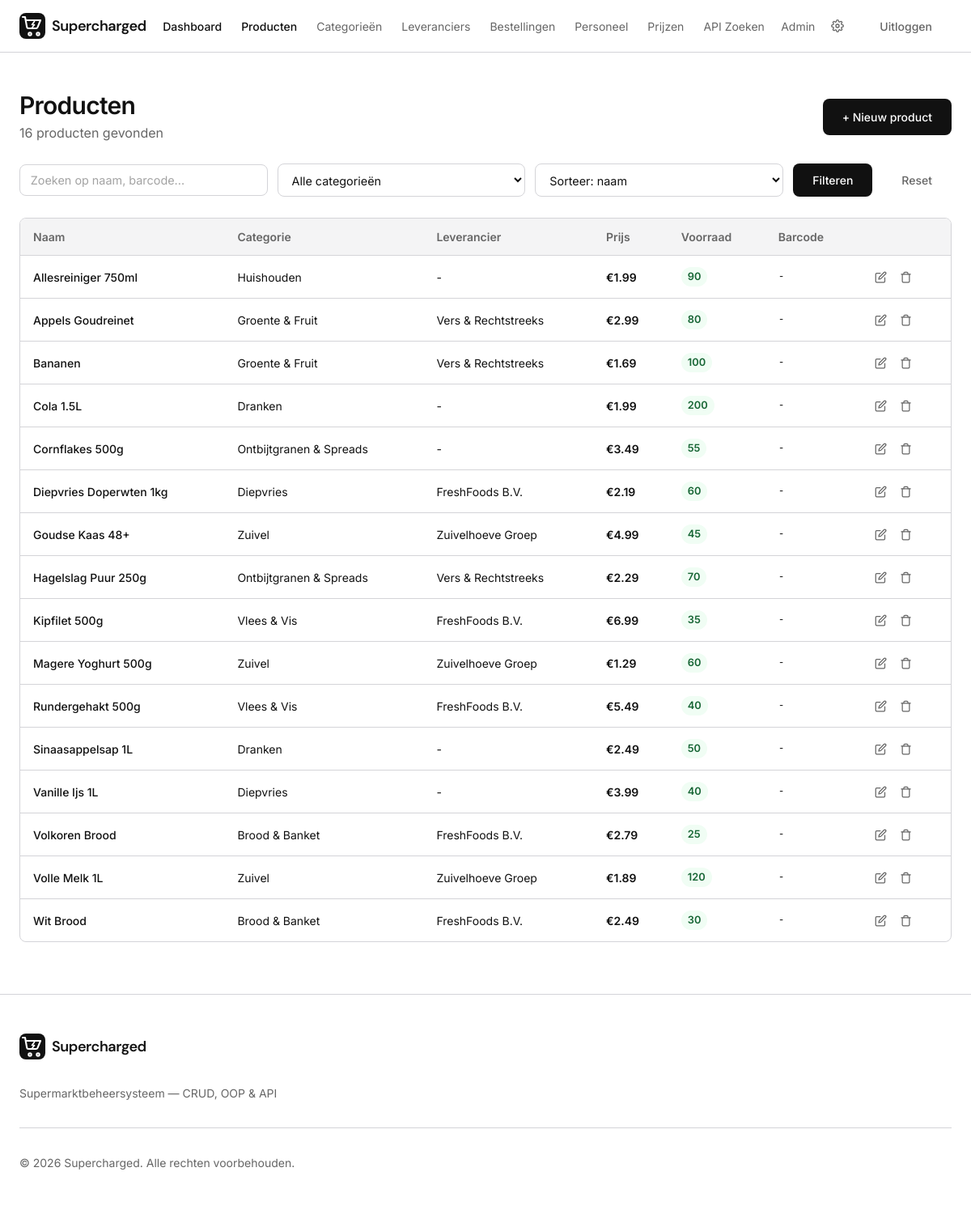
Page /products/index.php (signed in) on the earlier database version.
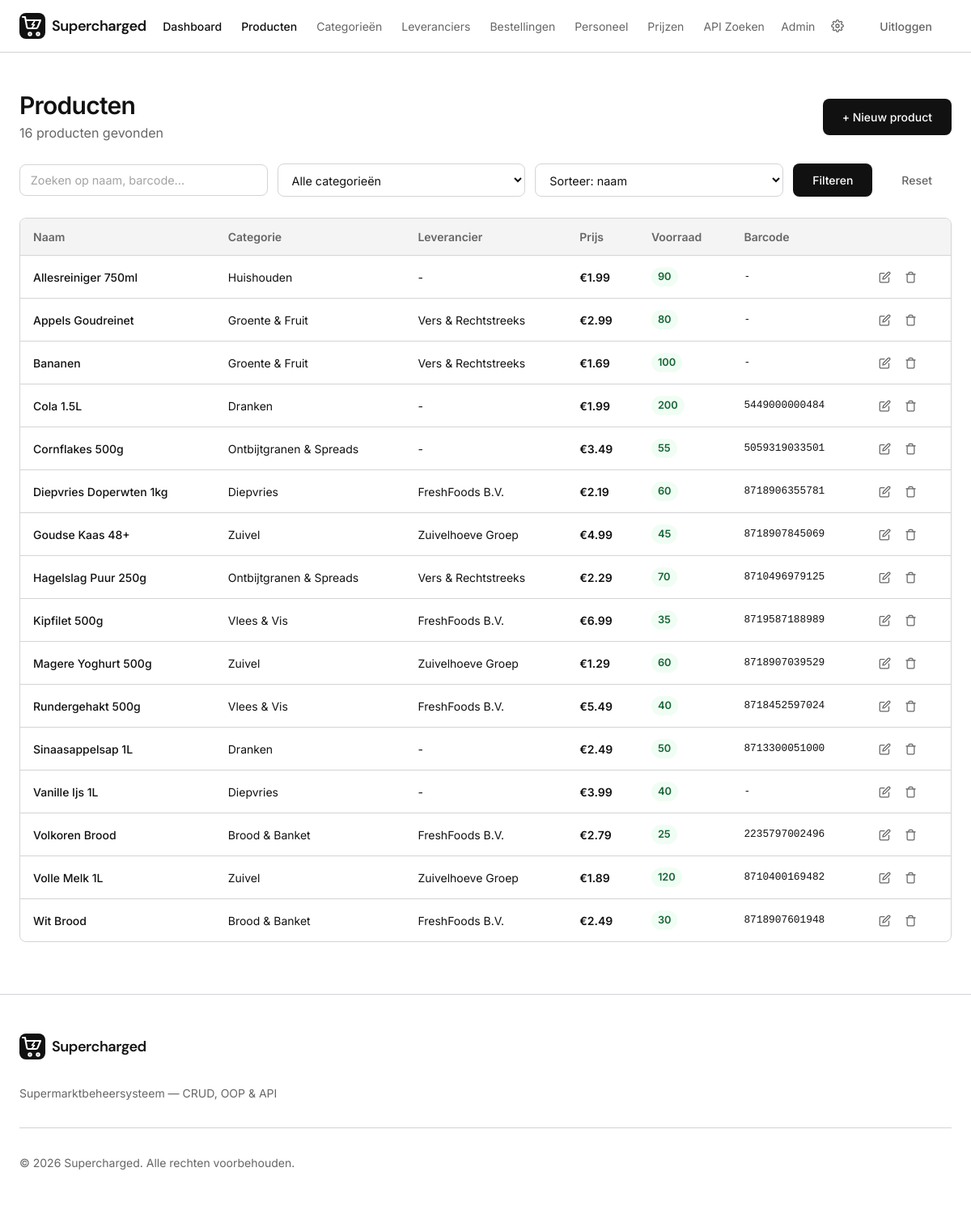
Same page on the later database version.
### tables this page shows
CREATE TABLE products (
  id          INT AUTO_INCREMENT PRIMARY KEY,
  category_id INT NOT NULL,
  supplier_id INT DEFAULT NULL,
  name        VARCHAR(200) NOT NULL,
  description TEXT,
  price       DECIMAL(10,2) NOT NULL DEFAULT 0.00,
  stock       INT NOT NULL DEFAULT 0,
  min_stock   INT NOT NULL DEFAULT 10,
  barcode     VARCHAR(50) DEFAULT NULL,
  image_url   VARCHAR(500) DEFAULT NULL,
  is_active   TINYINT(1) NOT NULL DEFAULT 1,
  created_at  TIMESTAMP DEFAULT CURRENT_TIMESTAMP,
  updated_at  TIMESTAMP DEFAULT CURRENT_TIMESTAMP ON UPDATE CURRENT_TIMESTAMP,
  FOREIGN KEY (category_id) REFERENCES categories(id) ON DELETE RESTRICT,
  FOREIGN KEY (supplier_id) REFERENCES suppliers(id) ON DELETE SET NULL
);

CREATE TABLE categories (
  id          INT AUTO_INCREMENT PRIMARY KEY,
  name        VARCHAR(100) NOT NULL,
  description TEXT,
  created_at  TIMESTAMP DEFAULT CURRENT_TIMESTAMP,
  updated_at  TIMESTAMP DEFAULT CURRENT_TIMESTAMP ON UPDATE CURRENT_TIMESTAMP
);

### includes/init.php (called while the page is built, shortened)
<?php
spl_autoload_register(function (string $class) {
    $prefix = 'App\\';
    $base   = __DIR__ . '/../src/';
    if (str_starts_with($class, $prefix)) {
        $file = $base . str_replace('\\', '/', substr($class, strlen($prefix))) . '.php';
    }
});
require_once __DIR__ . '/../config/database.php';

### src/Database.php (called while the page is built, shortened)
<?php
class Database
{
    private static ?Database $instance = null;
    private PDO $pdo;
    private function __construct()
    {
        $dsn = sprintf('mysql:host=%s;dbname=%s;charset=%s', DB_HOST, DB_NAME, DB_CHARSET);
        try {
            $this->pdo = new PDO($dsn, DB_USER, DB_PASS, [
                PDO::ATTR_ERRMODE            => PDO::ERRMODE_EXCEPTION,
                PDO::ATTR_DEFAULT_FETCH_MODE => PDO::FETCH_ASSOC,
                PDO::ATTR_EMULATE_PREPARES   => false,
            ]);
        } catch (PDOException $e) {
            error_log('Database connection failed: ' . $e->getMessage());
            throw new RuntimeException('Database niet beschikbaar. Probeer het later opnieuw.');
        }
    }
    public static function getInstance(): self
    {
        if (self::$instance === null) {
            self::$instance = new self();
        }
        return self::$instance;
    }
    public function getConnection(): PDO
    {
        return $this->pdo;
    }
}

### src/Repository/BaseRepository.php (called while the page is built, shortened)
<?php
abstract class BaseRepository
{
    public function __construct()
    {
        $this->pdo = Database::getInstance()->getConnection();
    }
}

### src/Repository/ProductRepository.php (called while the page is built, shortened)
<?php
class ProductRepository extends BaseRepository
{
    public function findAll(?string $search = null, ?string $sort = null, ?int $categoryId = null): array
    {
        $sql = 'SELECT p.*, c.name AS category_name, s.name AS supplier_name
                FROM products p
                LEFT JOIN categories c ON p.category_id = c.id
                LEFT JOIN suppliers s ON p.supplier_id = s.id
                WHERE 1=1';
        $params = [];
        switch ($sort) {
            default:           $sql .= ' ORDER BY p.name ASC'; break;
        }
        $stmt = $this->pdo->prepare($sql);
        $stmt->execute($params);
        $products = [];
        foreach ($stmt->fetchAll() as $row) {
            $products[] = $this->hydrate($row);
        }
        return $products;
    }
    private function hydrate(array $row): Product
    {
        $product = new Product($row);
        $product->setIsActive((bool) ($row['is_active'] ?? true));
        if (!empty($row['category_name'])) {
            $category = new Category([
                'id' => $row['category_id'],
                'name' => $row['category_name'],
            ]);
            $product->setCategory($category);
        }
        if (!empty($row['supplier_name'])) {
            $supplier = new Supplier([
                'id' => $row['supplier_id'] ?? 0,
                'name' => $row['supplier_name'],
            ]);
            $product->setSupplier($supplier);
        }
        return $product;
    }
}

### src/Model/Product.php (called while the page is built, shortened)
<?php
class Product
{
    private int $id;
    private string $name;
    private float $price;
    private int $stock;
    private int $minStock;
    private ?string $barcode;
    private ?Category $category = null;
    private ?Supplier $supplier = null;
    public function __construct(array $data = [])
    {
        $this->id          = (int) ($data['id'] ?? 0);
        $this->name        = $data['name'] ?? '';
        $this->price       = (float) ($data['price'] ?? 0);
        $this->stock       = (int) ($data['stock'] ?? 0);
        $this->minStock    = (int) ($data['min_stock'] ?? 10);
        $this->barcode     = $data['barcode'] ?? null;
    }
    public function getId(): int { return $this->id; }
    public function getName(): string { return $this->name; }
    public function getPrice(): float { return $this->price; }
    public function getStock(): int { return $this->stock; }
    public function getBarcode(): ?string { return $this->barcode; }
    public function getCategory(): ?Category { return $this->category; }
    public function setCategory(?Category $cat): void { $this->category = $cat; }
    public function getSupplier(): ?Supplier { return $this->supplier; }
    public function setSupplier(?Supplier $sup): void { $this->supplier = $sup; }
    public function isLowStock(): bool
    {
        return $this->stock <= $this->minStock;
    }
}

### src/Model/Category.php (called while the page is built, shortened)
<?php
class Category
{
    private string $name;
    public function __construct(array $data = [])
    {
        $this->name        = $data['name'] ?? '';
    }
    public function getName(): string { return $this->name; }
}

### src/Model/Supplier.php (called while the page is built, shortened)
<?php
class Supplier
{
    private string $name;
    public function __construct(array $data = [])
    {
        $this->name          = $data['name'] ?? '';
    }
    public function getName(): string { return $this->name; }
}

### products/index.php (the view, shortened to what this page needs)
<?php
require_once __DIR__ . '/../includes/init.php';
$productRepo  = new ProductRepository();
$search     = $_GET['search'] ?? null;
$sort       = $_GET['sort'] ?? null;
$categoryId = $_GET['category_id'] ?? null;
$products   = $productRepo->findAll($search, $sort, $categoryId ? (int)$categoryId : null);
require_once __DIR__ . '/../includes/header.php';
?>
<div class="max-w-7xl px-6" style="padding-top:2rem;padding-bottom:4rem;">
  <div class="flex items-center justify-between" style="margin-bottom:1.5rem;">
    <div>
      <h1 class="text-3xl font-semibold tracking-tight">Producten</h1>
      <p class="text-muted-foreground mt-1"><?= count($products) ?> product<?= count($products) !== 1 ? 'en' : '' ?> gevonden</p>
    </div>
    <a href="/products/create.php" class="btn btn-primary">+ Nieuw product</a>
  </div>
  <form method="GET" class="filter-bar">
    <div class="filter-bar__row">
      <div class="filter-group">
        <input type="search" name="search" class="field__input" placeholder="Zoeken op naam, barcode..." value="<?= htmlspecialchars($search ?? '') ?>">
      </div>
      <div class="filter-group">
        <select name="category_id" class="field__input">
          <option value="">Alle categorieën</option>
        </select>
      </div>
      <div class="filter-group">
        <select name="sort" class="field__input">
          <option value="">Sorteer: naam</option>
        </select>
      </div>
      <button type="submit" class="btn btn-primary">Filteren</button>
      <a href="/products/index.php" class="btn btn-ghost">Reset</a>
    </div>
  </form>
  <div class="table-wrap">
    <table class="data-table">
      <thead>
        <tr>
          <th>Naam</th>
          <th>Categorie</th>
          <th>Leverancier</th>
          <th>Prijs</th>
          <th>Voorraad</th>
          <th>Barcode</th>
          <th></th>
        </tr>
      </thead>
      <tbody>
        <?php if (empty($products)): ?>
          <tr><td colspan="7" class="empty-state">Geen producten gevonden</td></tr>
        <?php else: ?>
          <?php foreach ($products as $p): ?>
          <tr>
            <td>
              <a href="/products/edit.php?id=<?= $p->getId() ?>" class="product-name">
                <?= htmlspecialchars($p->getName()) ?>
              </a>
            </td>
            <td><?= htmlspecialchars($p->getCategory()?->getName() ?? '-') ?></td>
            <td class="text-muted-foreground"><?= htmlspecialchars($p->getSupplier()?->getName() ?? '-') ?></td>
            <td class="price">&euro;<?= number_format($p->getPrice(), 2) ?></td>
            <td>
              <span class="stock-indicator <?= $p->isLowStock() ? 'stock-indicator--low' : '' ?>">
                <?= $p->getStock() ?>
              </span>
            </td>
            <td class="barcode"><?= htmlspecialchars($p->getBarcode() ?? '-') ?></td>
            <td class="actions">
              <a href="/products/edit.php?id=<?= $p->getId() ?>" class="btn-icon" title="Bewerken">
                <svg width="15" height="15" viewBox="0 0 24 24" fill="none" stroke="currentColor" stroke-width="2" stroke-linecap="round" stroke-linejoin="round">
                  <path d="M11 4H4a2 2 0 0 0-2 2v14a2 2 0 0 0 2 2h14a2 2 0 0 0 2-2v-7"/>
                  <path d="M18.5 2.5a2.121 2.121 0 0 1 3 3L12 15l-4 1 1-4 9.5-9.5z"/>
                </svg>
              </a>
              <form method="POST" action="/products/delete.php" style="display:inline;" onsubmit="return confirm('Product verwijderen?');">
                <button type="submit" class="btn-icon btn-icon--danger" title="Verwijderen">
                  <svg width="15" height="15" viewBox="0 0 24 24" fill="none" stroke="currentColor" stroke-width="2" stroke-linecap="round" stroke-linejoin="round">
                    <polyline points="3 6 5 6 21 6"/><path d="M19 6v14a2 2 0 0 1-2 2H7a2 2 0 0 1-2-2V6m3 0V4a2 2 0 0 1 2-2h4a2 2 0 0 1 2 2v2"/>
                  </svg>
                </button>
              </form>
            </td>
          </tr>
          <?php endforeach; ?>
        <?php endif; ?>
      </tbody>
    </table>
  </div>
</div>
<?php require_once __DIR__ . '/../includes/footer.php'; ?>

### includes/header.php (shortened to what this page needs)
<?php
$currentPage = basename($_SERVER['SCRIPT_NAME']);
$currentDir = basename(dirname($_SERVER['SCRIPT_NAME']));
$displayName = $_SESSION['display_name'] ?? 'Gast';
function isActive($page, $dir = null): string {
    global $currentPage, $currentDir;
    if ($dir && $currentDir === $dir) return 'nav-link--active';
    if ($currentPage === $page) return 'nav-link--active';
    return '';
}
?>
<!DOCTYPE html>
<html lang="nl">
<head>
  <link rel="stylesheet" href="/style.css">
</head>
<body>
  <header class="site-header">
    <div class="inner">
      <a href="/index.php" class="logo">
        <span class="logo-icon">
        </span>
        <span class="logo-text"><?= APP_NAME ?></span>
      </a>
      <nav class="nav-desktop" id="desktopNav">
        <a href="/index.php" class="nav-link <?= isActive('index.php') ?>">Dashboard</a>
        <a href="/products/index.php" class="nav-link <?= isActive('', 'products') ?>">Producten</a>
        <a href="/categories/index.php" class="nav-link <?= isActive('', 'categories') ?>">Categorieën</a>
        <a href="/suppliers/index.php" class="nav-link <?= isActive('', 'suppliers') ?>">Leveranciers</a>
        <a href="/orders/index.php" class="nav-link <?= isActive('', 'orders') ?>">Bestellingen</a>
        <a href="/personeel/index.php" class="nav-link <?= isActive('', 'personeel') ?>">Personeel</a>
        <a href="/prices/index.php" class="nav-link <?= isActive('', 'prices') ?>">Prijzen</a>
        <a href="/api/index.php" class="nav-link <?= isActive('', 'api') ?>">API Zoeken</a>
      </nav>
      <div class="header-right">
        <div class="header-user">
          <span class="header-user__name"><?= htmlspecialchars($displayName) ?></span>
          <?php if (($_SESSION['username'] ?? '') === 'admin'): ?>
            <a href="/personeel/beheer.php" class="btn btn-ghost" title="Beheer" style="display:inline-flex;align-items:center;padding:0.5rem;">
            </a>
          <?php endif; ?>
          <a href="/logout.php" class="btn btn-ghost btn-logout">Uitloggen</a>
        </div>
      </div>
    </div>
  </header>
  <main class="main-content">

### includes/footer.php (shortened to what this page needs)
  </main>
  <footer class="site-footer">
    <div class="footer-inner">
      <div class="footer-top">
        <a href="/index.php" class="logo">
          <span class="logo-icon">
          </span>
          <span class="logo-text"><?= APP_NAME ?></span>
        </a>
        <p class="text-sm text-muted-foreground">Supermarktbeheersysteem &mdash; CRUD, OOP &amp; API</p>
      </div>
      <div class="footer-bottom">
        <p>&copy; <?= date('Y') ?> <?= APP_NAME ?>. Alle rechten voorbehouden.</p>
      </div>
    </div>
  </footer>
</body>
</html>

Differences in the rows shown:
changed products "Cola 1.5L": barcode "-" → "5449000000484"
changed products "Cornflakes 500g": barcode "-" → "5059319033501"
changed products "Diepvries Doperwten 1kg": barcode "-" → "8718906355781"
changed products "Goudse Kaas 48+": barcode "-" → "8718907845069"
changed products "Hagelslag Puur 250g": barcode "-" → "8710496979125"
changed products "Kipfilet 500g": barcode "-" → "8719587188989"
changed products "Magere Yoghurt 500g": barcode "-" → "8718907039529"
changed products "Rundergehakt 500g": barcode "-" → "8718452597024"
changed products "Sinaasappelsap 1L": barcode "-" → "8713300051000"
changed products "Volkoren Brood": barcode "-" → "2235797002496"
changed products "Volle Melk 1L": barcode "-" → "8710400169482"
changed products "Wit Brood": barcode "-" → "8718907601948"
